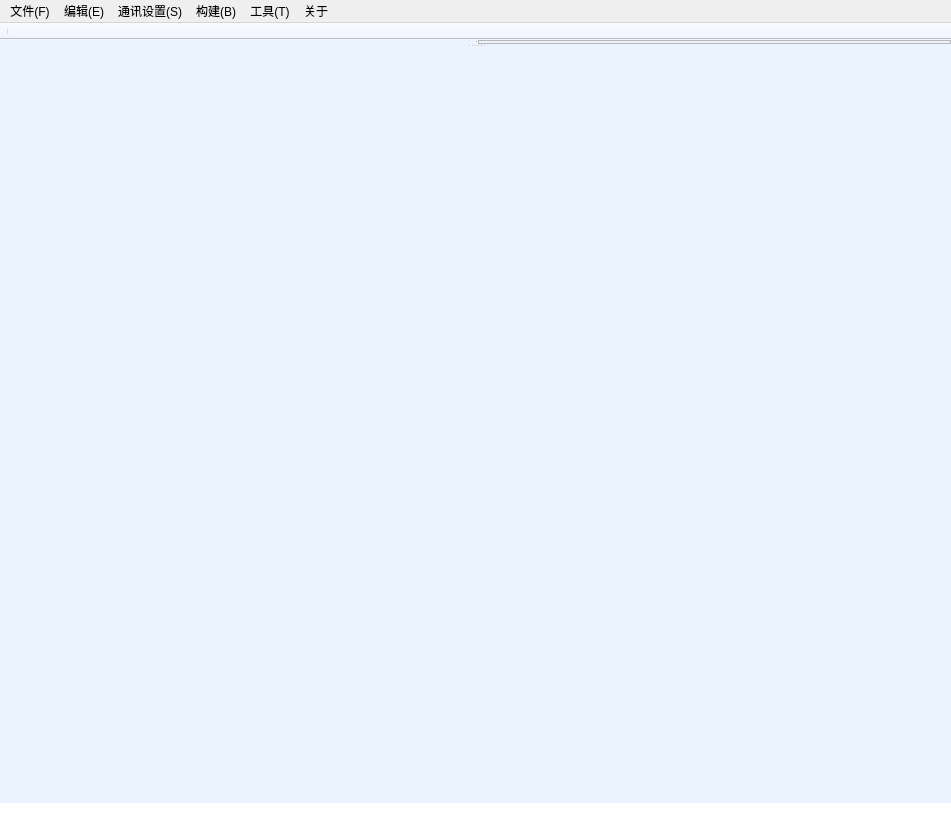
<?xml version="1.0" encoding="UTF-8"?>
<ui version="4.0">
 <class>MainWindow</class>
 <widget class="QMainWindow" name="MainWindow">
  <property name="geometry">
   <rect>
    <x>0</x>
    <y>0</y>
    <width>951</width>
    <height>825</height>
   </rect>
  </property>
  <property name="windowTitle">
   <string>MainWindow</string>
  </property>
  <property name="windowIcon">
   <iconset resource="qrc.qrc">
    <normaloff>:/new/prefix1/images/code.png</normaloff>:/new/prefix1/images/code.png</iconset>
  </property>
  <property name="styleSheet">
   <string notr="true"/>
  </property>
  <widget class="QWidget" name="centralWidget">
   <property name="styleSheet">
    <string notr="true">#centralWidget
{
background-color: rgb(235, 243, 255);
}</string>
   </property>
   <layout class="QHBoxLayout" name="horizontalLayout">
    <property name="spacing">
     <number>0</number>
    </property>
    <property name="leftMargin">
     <number>0</number>
    </property>
    <property name="topMargin">
     <number>0</number>
    </property>
    <property name="rightMargin">
     <number>0</number>
    </property>
    <property name="bottomMargin">
     <number>0</number>
    </property>
    <item>
     <widget class="QSplitter" name="splitter_2">
      <property name="orientation">
       <enum>Qt::Vertical</enum>
      </property>
      <widget class="QSplitter" name="splitter">
       <property name="orientation">
        <enum>Qt::Horizontal</enum>
       </property>
       <widget class="QFrame" name="Edit_Frame">
        <property name="sizePolicy">
         <sizepolicy hsizetype="Expanding" vsizetype="Preferred">
          <horstretch>0</horstretch>
          <verstretch>0</verstretch>
         </sizepolicy>
        </property>
        <property name="frameShape">
         <enum>QFrame::NoFrame</enum>
        </property>
        <property name="frameShadow">
         <enum>QFrame::Plain</enum>
        </property>
       </widget>
       <widget class="QFrame" name="msg_frame">
        <property name="frameShape">
         <enum>QFrame::StyledPanel</enum>
        </property>
        <property name="frameShadow">
         <enum>QFrame::Raised</enum>
        </property>
       </widget>
      </widget>
      <widget class="QFrame" name="command_Frame">
       <property name="sizePolicy">
        <sizepolicy hsizetype="Preferred" vsizetype="Preferred">
         <horstretch>0</horstretch>
         <verstretch>0</verstretch>
        </sizepolicy>
       </property>
       <property name="frameShape">
        <enum>QFrame::NoFrame</enum>
       </property>
       <property name="frameShadow">
        <enum>QFrame::Plain</enum>
       </property>
      </widget>
     </widget>
    </item>
   </layout>
  </widget>
  <widget class="QMenuBar" name="menuBar">
   <property name="geometry">
    <rect>
     <x>0</x>
     <y>0</y>
     <width>951</width>
     <height>23</height>
    </rect>
   </property>
   <widget class="QMenu" name="menu">
    <property name="title">
     <string>文件(F)</string>
    </property>
    <addaction name="actionNew"/>
    <addaction name="actionOpenFile"/>
    <addaction name="actionSaveFile"/>
    <addaction name="actionSaveAs"/>
    <addaction name="actionExit"/>
   </widget>
   <widget class="QMenu" name="menu_2">
    <property name="title">
     <string>编辑(E)</string>
    </property>
    <addaction name="actionHighlightKeyWords"/>
    <addaction name="actionFont"/>
    <addaction name="actioncomment_"/>
    <addaction name="actionUncomment_"/>
    <addaction name="actionClear"/>
   </widget>
   <widget class="QMenu" name="menu_3">
    <property name="title">
     <string>通讯设置(S)</string>
    </property>
    <addaction name="actionOpenSerial"/>
    <addaction name="actionCloseSerial"/>
    <addaction name="actionSerialSettings"/>
   </widget>
   <widget class="QMenu" name="menu_4">
    <property name="title">
     <string>构建(B)</string>
    </property>
    <addaction name="actionCompile"/>
    <addaction name="actionDownload"/>
    <addaction name="actionFlash"/>
   </widget>
   <widget class="QMenu" name="menu_5">
    <property name="title">
     <string>关于</string>
    </property>
    <addaction name="actionHelp"/>
    <addaction name="actionContactUs"/>
    <addaction name="actionVersion"/>
   </widget>
   <widget class="QMenu" name="menu_T">
    <property name="title">
     <string>工具(T)</string>
    </property>
    <addaction name="actionImageToBin"/>
    <addaction name="actionBurnConfig"/>
    <addaction name="actionUpgrade"/>
   </widget>
   <addaction name="menu"/>
   <addaction name="menu_2"/>
   <addaction name="menu_3"/>
   <addaction name="menu_4"/>
   <addaction name="menu_T"/>
   <addaction name="menu_5"/>
  </widget>
  <widget class="QStatusBar" name="statusBar">
   <property name="styleSheet">
    <string notr="true">background-color: rgb(255, 255, 255);</string>
   </property>
  </widget>
  <widget class="QToolBar" name="toolBar">
   <property name="windowTitle">
    <string>toolBar</string>
   </property>
   <property name="styleSheet">
    <string notr="true">background-color: rgb(240, 243, 255);</string>
   </property>
   <property name="movable">
    <bool>false</bool>
   </property>
   <property name="iconSize">
    <size>
     <width>30</width>
     <height>24</height>
    </size>
   </property>
   <attribute name="toolBarArea">
    <enum>TopToolBarArea</enum>
   </attribute>
   <attribute name="toolBarBreak">
    <bool>false</bool>
   </attribute>
   <addaction name="separator"/>
  </widget>
  <action name="actionOpenFile">
   <property name="icon">
    <iconset resource="qrc.qrc">
     <normaloff>:/new/prefix1/images/open.png</normaloff>:/new/prefix1/images/open.png</iconset>
   </property>
   <property name="text">
    <string>打开</string>
   </property>
  </action>
  <action name="actionSaveFile">
   <property name="icon">
    <iconset resource="qrc.qrc">
     <normaloff>:/new/prefix1/images/save.png</normaloff>:/new/prefix1/images/save.png</iconset>
   </property>
   <property name="text">
    <string>保存</string>
   </property>
   <property name="shortcut">
    <string>Ctrl+S</string>
   </property>
  </action>
  <action name="actionExit">
   <property name="icon">
    <iconset resource="qrc.qrc">
     <normaloff>:/new/prefix1/images/exit.png</normaloff>:/new/prefix1/images/exit.png</iconset>
   </property>
   <property name="text">
    <string>退出</string>
   </property>
  </action>
  <action name="actionSaveAs">
   <property name="icon">
    <iconset resource="qrc.qrc">
     <normaloff>:/new/prefix1/images/saveAs.png</normaloff>:/new/prefix1/images/saveAs.png</iconset>
   </property>
   <property name="text">
    <string>另存为</string>
   </property>
  </action>
  <action name="actionHighlightKeyWords">
   <property name="text">
    <string>语法高亮设置</string>
   </property>
  </action>
  <action name="actionFont">
   <property name="text">
    <string>字体</string>
   </property>
  </action>
  <action name="actionOpenSerial">
   <property name="icon">
    <iconset resource="qrc.qrc">
     <normaloff>:/new/prefix1/images/connect.png</normaloff>:/new/prefix1/images/connect.png</iconset>
   </property>
   <property name="text">
    <string>打开串口</string>
   </property>
  </action>
  <action name="actionCloseSerial">
   <property name="icon">
    <iconset resource="qrc.qrc">
     <normaloff>:/new/prefix1/images/disconnect.png</normaloff>:/new/prefix1/images/disconnect.png</iconset>
   </property>
   <property name="text">
    <string>关闭串口</string>
   </property>
  </action>
  <action name="actionSerialSettings">
   <property name="icon">
    <iconset resource="qrc.qrc">
     <normaloff>:/new/prefix1/images/setting.png</normaloff>:/new/prefix1/images/setting.png</iconset>
   </property>
   <property name="text">
    <string>手动设置</string>
   </property>
  </action>
  <action name="actionDownload">
   <property name="icon">
    <iconset resource="qrc.qrc">
     <normaloff>:/new/prefix1/images/download.png</normaloff>:/new/prefix1/images/download.png</iconset>
   </property>
   <property name="text">
    <string>下载调试</string>
   </property>
  </action>
  <action name="actionCompile">
   <property name="icon">
    <iconset resource="qrc.qrc">
     <normaloff>:/new/prefix1/images/compile.png</normaloff>:/new/prefix1/images/compile.png</iconset>
   </property>
   <property name="text">
    <string>编译</string>
   </property>
  </action>
  <action name="actionHelp">
   <property name="text">
    <string>帮助</string>
   </property>
  </action>
  <action name="actionContactUs">
   <property name="text">
    <string>联系我们</string>
   </property>
  </action>
  <action name="actionFlash">
   <property name="icon">
    <iconset resource="qrc.qrc">
     <normaloff>:/new/prefix1/images/burn.png</normaloff>:/new/prefix1/images/burn.png</iconset>
   </property>
   <property name="text">
    <string>烧录</string>
   </property>
  </action>
  <action name="actionVersion">
   <property name="text">
    <string>作者</string>
   </property>
  </action>
  <action name="actionImageToBin">
   <property name="text">
    <string>ImageToBin</string>
   </property>
  </action>
  <action name="actionComment">
   <property name="text">
    <string>comment</string>
   </property>
  </action>
  <action name="actionUncomment">
   <property name="text">
    <string>uncomment</string>
   </property>
  </action>
  <action name="actioncomment_">
   <property name="text">
    <string>注释选择</string>
   </property>
  </action>
  <action name="actionUncomment_">
   <property name="text">
    <string>去掉注释</string>
   </property>
  </action>
  <action name="actionNew">
   <property name="icon">
    <iconset resource="qrc.qrc">
     <normaloff>:/new/prefix1/images/new.png</normaloff>:/new/prefix1/images/new.png</iconset>
   </property>
   <property name="text">
    <string>新建</string>
   </property>
  </action>
  <action name="actionBurnConfig">
   <property name="text">
    <string>烧录配置</string>
   </property>
  </action>
  <action name="actionUpgrade">
   <property name="text">
    <string>升级固件</string>
   </property>
  </action>
  <action name="actionClear">
   <property name="icon">
    <iconset resource="qrc.qrc">
     <normaloff>:/new/prefix1/images/clear.png</normaloff>:/new/prefix1/images/clear.png</iconset>
   </property>
   <property name="text">
    <string>清除</string>
   </property>
  </action>
 </widget>
 <layoutdefault spacing="6" margin="11"/>
 <resources>
  <include location="qrc.qrc"/>
 </resources>
 <connections/>
</ui>
